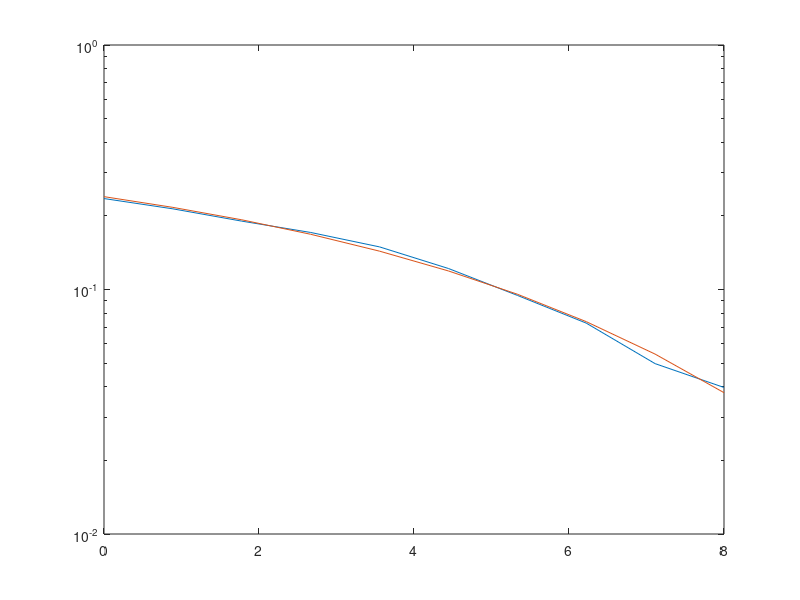

MATLAB code to generate this figure:
% BER of BASK modulation with AWGN

% generate bits 
N = 1000*8; 
msg = randi([0,1], 1, N);

% modulate 
% bit 1 -> +1, 0 -> 0
x = zeros(1, N);
x( msg == 1 ) = +1;
x( msg == 0 ) = 0;

% add noise
% signal to noise per bit
% S / N = Eb / N0 . fb / B
% Es / N0 = Eb / N0 . log2 (M)
itrs=10;
ber_arr = zeros(1,itrs);
EbN0_arr = linspace(0,8,itrs);
% EbN0 = 0; 
for i = 1:itrs
    EbN0 = EbN0_arr(i);    
    % EbN0 = 5;
    EbN0_watts = db2pow(EbN0);
    % mu = 0; sigma=2;
    sigma = sqrt(1/(2*EbN0_watts)); mu=0;
    n = normrnd(mu, sigma,1, N);

    r = x+n;

    % Decision + demodulation
    y = zeros(1,N);
    y( r >  0.5 ) = 1;
    y( r <= 0.5 ) = 0;

    [~, ber] = biterr(y, msg);

    ber_arr(i) = ber;
end
% scatterplot(x)
% scatterplot(y)
% plot(ber_arr)

semilogy(EbN0_arr, ber_arr)
ber_arr_th = (1/2).*erfc(sqrt(db2pow(EbN0_arr)./4));
hold on
semilogy(EbN0_arr, ber_arr_th)
